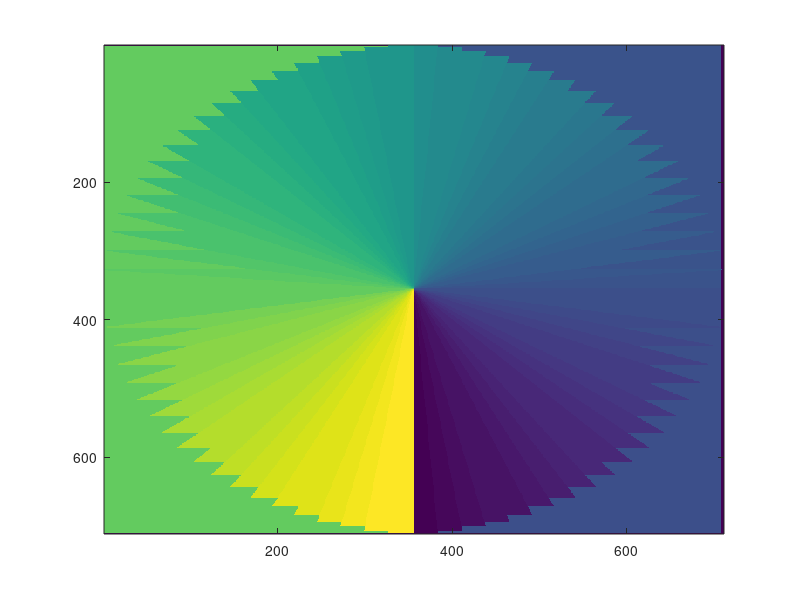

MATLAB code for this plot:
    %% Program to analyse contour of single cells, determine pilus production rate
    %% The contour will be sectioned in 80 parts via a mask. Then, the image will be processed to increase the contrast.
    %% In the last step the contoouor is created and the pass through this contour in a certain section will be measured.
    %% From these a time kymograph is created in which the passes of the T4P can be counted.

    % for new data, go through code and test your analysis, adjust
    % thresholds, contrast and filters



    close all;
    clear all;
    clc;
    % Read in your file where you saved the videos .nd2 format
    allpath = {'your folder path'};

    % Create path to save you analysis
    allsavepath = {'your folder path'};

    %% Create circular mask for sections
    mapx=710;
    mapy=710;

    n=80 % number of sections

    x = 0:mapx;
    y = 0:mapy;
    [xx yy] = meshgrid(x,y);
    u = zeros(size(xx));
    u(1:mapx/2,1)=1;
    X1=[u(1:mapx/2,1)];
    Y1=zeros(length(X1),1);
    Xsrotar=[];
    Ystorar=[];

    anghelp =-180/pi *(4*pi/(2*n));
    count=1;
    for j=1:n
        i=j;

        ang =j*anghelp;  % degrees

        Xc =mapx/2;  % X center of rotation
        Yc = mapy/2;  % Y center of rotation
        % Shift X/Y to the rotation center
        Xshift = X1;
        Yshift = Y1;
        for i=1:length(X1)
            Xsrot =  round(i*(Xshift(i)*cosd(ang) + Yshift(i)*sind(ang)));
            Ysrot =   round(i*(-Xshift(i)*sind(ang) + Yshift(i)*cosd(ang)));

            Xsrotar=[Xsrotar; Xsrot];
            Ystorar=[Ystorar; Ysrot];
            if Ysrot ==0 || Xsrot==0
                Ysrot=[];
                Xsrot=[];
            end
            u(Xsrot+Xc,Ysrot+Yc)=count;

        end

        count=count+1;

        if j==20
            count=count+1;
        elseif j==61
            count=count+1;

        end

    end

    % Fill up your mask matrix with indices

    % left upper quartile

    for i =2:mapx/2+1
        for j =3:mapy/2
            if u(i,j)==0 && u(i,j-1)~= 0
                u(i,j)=u(i,j-1);
            elseif u(i,j)==0 && u(i,j-1)== 0
                u(i,j-2)=61;
            end

        end
    end

    %right top quartile


    for i =1:mapx/2-1
        for j =1:mapy/2

            k=mapy-j+1;
            if u(i,k)==0 && u(i,k+1)~= 0
                u(i,k)=u(i,k+1);
            elseif u(i,k)==0 && u(i,k+1)== 0
                u(i,k-2)=21;
            end

        end
    end

    %left bottom quartile
    for i =mapx/2:mapx
        for j =3:mapy/2
            if u(i,j)==0 && u(i,j-1)~= 0
                u(i,j)=u(i,j-1);
            elseif u(i,j)==0 && u(i,j-1)== 0
                u(i,j-2)=62;
            end

        end
    end

    %rigth bottom quartile

    for i =mapx/2:mapx
        for j =1:mapy/2
            k=mapy-j+1;
            if u(i,k)==0 && u(i,k+1)~= 0
                u(i,k)=u(i,k+1);
            elseif u(i,k)==0 && u(i,k+1)== 0
                u(i,k-2)=20;
            end

        end
    end

    %delete zeros

    for i =1:mapx
        for j =2:mapy/2
            if u(i,j)==0 && u(i,j-1)~= 0
                u(i,j)=u(i,j-1);

            end

        end
    end

    % Figure to test the mask:
    figure();
    imagesc(u);
    hold off

    bins=unique(u); % Test if you have unique bins


    %% Pre-process the images


    % read out the file
    for l = 1:length(allpath)

        path = allpath{l};
        savepath = allsavepath{l};
        C = strsplit(path,'\');
        Folder = C{end};
        files = dir(fullfile(path,'*.nd2'));
        for d =1:size(files,1)
            % bring frames of video in right format

            arrtmp = split(files(d).name,'.');
            arr = arrtmp{1,1};
            arr2 = [Folder,arr];
            if ~exist([savepath,'\',arr2],'dir')
                mkdir([savepath,'\',arr2])

                xyscale = 0.0792354; % Adjust xy scale of images
                meta = imreadND2_meta([path '\' arr '.nd2']);
                [img] = imreadND2A( meta,1,1);
                img = squeeze(img);
                allmin = min(img(:));
                allminhelp=allmin;
                allmax = max(img(:));
                allmaxhelp=allmax;
                img(1,1,1) = allmin;
                img=uint8(fix(((255.0+1)*single(img-allmin)-1)/single(allmax-allmin)));

                f1=figure('Name','Where is the cell?'); imagesc(imadjust(img(:,:,1),[0 0.05])); colormap('winter')
                coord=round(ginput(1)); close(f1) % Choose cell in graphical user interface

                %delete background
                f2=figure('Name','Where is the background?'); imagesc(imadjust(img(:,:,1),[0 0.05])); colormap('winter')
                coord2=round(ginput(1)); close(f2) % choose position of background to substract it from image intensity



                %%  Determine ROI and substract background, increase the contrast to create the mask for the contour

                Roisize=50; % Set Roi Size, if you would like to analyse colony, increase
                % loop to crop image:
                if coord(2)-Roisize >0
                    borderx1=coord(2)-Roisize;
                else
                    borderx1=1;
                end
                if coord(2)+Roisize <size(img,2)
                    borderx2=coord(2)+Roisize;
                else
                    borderx2=size(img,2);
                end
                if coord(1)-Roisize>0
                    bordery1=coord(1)-Roisize;
                else
                    bordery1=1;
                end
                if coord(1)+Roisize <size(img,2)
                    bordery2=coord(1)+Roisize;
                else
                    bordery2=size(img,2);
                end

                % end up with img, which is cropped and background is substracted

                imgraw=img(borderx1:borderx2,bordery1:bordery2,:);
                length1=size(imgraw,1);
                length2=size(imgraw,2);
                background=img(coord2(2)-floor(length1/2):coord2(2)+floor(length1/2),coord2(1)-floor(length2/2):coord2(1)+floor(length2/2),:);
                img=imgraw-background;


                % gaussian filter to smooth the background
                imghelp=imgaussfilt(img(:,:,1));
                % dependent on image quality set an intensity threshold I_threshold to discard pixel
                % intensities
                I_threshold=20;
                for sd=1:size(imghelp,2)
                    for ds=1:size(imghelp,1)
                        if imghelp(ds,sd)<I_threshold
                            imghelp(ds,sd)=0;
                        end
                    end
                end

                %% Create contour: first binarize image,

                %binarize image:
                binaryimg=imbinarize(imghelp, 'global');

                %create mask, by first expand binarized image and then substract to end up
                %with contour:

                Size=8; %control=9; azi=7; cef=13 (Size for expanding, depends on cell size, so make sure that this value matches your needs)
                SE = strel('disk',Size-3,4);
                BW2 = imdilate(binaryimg,SE); % expand
                SE2 = strel('disk',Size-1,4);
                BW3 = imdilate(binaryimg,SE2); % expand
                Mask=BW3-BW2; % Finale mask by substracting the two expansions

                %% Process image further to get the pili visible

                fltr4img = [1 1 1 1 1; 1 2 2 2 1; 1 2 4 2 1; 1 2 2 2 1; 1 1 1 1 1]; % Median Filter
                fltr4img = fltr4img / sum(fltr4img(:));


                Movie = zeros(size(img,1),size(img,2),size(img,3),'uint8'); %now loop over the whole movie to process the frames
                for i = 1:size(img,3)
                    imgunfiltered=wiener2(imadjust(medfilt2(img(:,:,i)),[0 0.1]),[4 4]);% set the contrast, depends on image quality %before 0 0.02 and 3 3
                    imgfltrd = filter2( fltr4img ,imsharpen(imgunfiltered,'Radius',0.2,'Amount',1) ); % sharpend and median filter to increase image quality
                    Movie(:,:,i)=imgfltrd;
                end
                % Play movie and control if you are satisfied with the image settings
                handle=implay(Movie);
                handle.Parent.Position = [100 100 700 550];
                set(0,'showHiddenHandles','on')
                fig_handle = gcf ;
                fig_handle.findobj % to view all the linked objects with the vision.VideoPlayer
                ftw = fig_handle.findobj ('TooltipString', 'Maintain fit to window');   % this will search the object in the figure which has the respective 'TooltipString' parameter.
                ftw.ClickedCallback()

                % Cut the movie if necessary, here 380 frames:
                Moviecutted=Movie(:,:,1:380);
                Moviecutted=imgaussfilt(Moviecutted,1); % apply again a gaussian filter to smooth the images:

                % determine center of mass
                Moviebinarize=imbinarize(Moviecutted, 'global');
                CoM=regionprops(Moviebinarize(:,:,200),'centroid'); % is determined from 200th frame here
                Pili=[];

                if size(CoM,1)==1 % just to make sure, there is no neighbouring cell and the Center of Mass is well defined
                    for t=1:size(Moviecutted,3)

                        s = regionprops(Moviebinarize(:,:,t),'centroid'); % determine for every frame is cell is moving
                        % get get indices from conour in array, just another format:
                        Arraymask=[];
                        for h=1:size(Mask,1)
                            for g=1:size(Mask,2)
                                if Mask(h,g)~=0
                                    Arraymask=[Arraymask; h g];
                                end
                            end
                        end
                        % read out pixel values along contour

                        try %sometimes errors happens here and I dont want the whole folder to stop analysing

                            % Crop the movie
                            mapxs=round(mapx+(Roisize-s.Centroid(2))); % crop the movie
                            mapys=round(mapy+(Roisize-s.Centroid(1))); % crop the movie

                            Cutted_u=u(mapxs/2-50:mapxs/2+50,mapys/2-50:mapys/2+50);
                            % now compare mask and image to get intensity values:
                            len_binning=size(Moviecutted(:,:,t),1);
                            ind_binning=unique(Cutted_u);

                            Binnedint=[];
                            for a=1:length(ind_binning)
                                indi=ind_binning(a);
                                help=[];
                                for g=1:size(Moviecutted(:,:,1),1)
                                    for f=1:size(Moviecutted(:,:,1),2)
                                        if Mask(g,f)==1 && Cutted_u(g,f)==indi
                                            help=[help; Moviecutted(g,f,t)]; % sometimes if contour is not smooth more than 1 Pixel beongs to one section, take the average:
                                        end
                                    end
                                end
                                Int_binned=sum(help)/length(help); % For averaging
                                Binnedint=[Binnedint; Int_binned] ;
                            end

                            Pili=[Pili Binnedint]; % Save pixels values of contour for each frame to build kymograph

                        catch
                        end
                    end

                    % check how Pili plot look like:
                    figure();
                    imagesc(Pili);
                    hold off

                    figure();
                    Pili=255.*Pili./max(max(Pili));% just increase the contrast a bit for the contur
                    imagesc(Pili)
                    hold off


                    figure();
                    imagesc(Pili);
                    hold off


                    %%Save RGB Image to see how contour looks like:
                    figure();

                    R(:,:) = uint8(Mask*255);
                    G(:,:) =uint8(Moviecutted(:,:,3));
                    B(:,:) = uint8(Cutted_u.*255./40);
                    RGB=cat(3,R,G,B);
                    rgbfigure=imshow(RGB);
                    hold off
                    %% create finale kymograph
                    Piliadded=[Pili;Pili(1:5,1:end)]; % Extend Matrix if there pili at the edge of (1 or 80 section)
                    figure();
                    imagesc(Piliadded);
                    hold off

                    %substract once again the backrgound of the kymograph to
                    %make analysis easier
                    Piliadded=Piliadded-mean(Piliadded(1:end,size(Piliadded,2)-10:size(Piliadded,2)),2);figure(); imagesc(Piliadded); hold off;
                    % check if this is satisying, otherwise adjust
                    figure();
                    imagesc(Piliadded);
                    hold off
                    %clean up, if intensities are below threshold: here 40
                    I_p_threshold=40;
                    for q=1:size(Piliadded,1)
                        for p=1:size(Piliadded,2)
                            if Piliadded(q,p)<I_p_threshold;
                                Piliadded(q ,p)=0;
                            end
                        end
                    end
                    figure();
                    imagesc(Piliadded);
                    hold off
                    % apply first a wiener filter, than increase filamentous
                    % strcutures and next smooth the kymograph via a gaussian
                    % filter:
                    Piliadded=imgaussfilt(fibermetric(wiener2(Piliadded,[3 3]),3,'ObjectPolarity','bright'),1);

                    % check if the kymograph is satisyfying?
                    figure();
                    imagesc(Piliadded);
                    hold off


                    Peaks=[];
                    for k=1:size(Piliadded,2)
                        locs=0.1;
                        % findpeaks is a matlab function, here useful to find
                        % the pili along the contour
                        [pks,locs]=findpeaks(Piliadded(:,k));
                        if locs>0.1
                            A=[];
                            for p=1:length(locs)
                                A=[A;locs(p) k];
                            end
                            Peaks=[Peaks; A];
                        end
                    end

                    Pilitofill=zeros(size(Piliadded));

                    for z=1:length(Peaks)
                        Pilitofill(Peaks(z,1),Peaks(z,2))=1; % create binary 'where is pili present' mask
                    end

                    [L,n] = bwlabel(Pilitofill);
                    Pii=zeros(size(L));
                    %loop to clean up matrix of where pili are present
                    for b=1:n
                        [row,col]=find(L==b);
                        rowcol=[row col];
                        rowstar=rowcol(1,1);
                        if size(rowcol,1)>8
                            for y=rowcol(:,2)
                                Pii(rowstar,y)=1;
                            end
                        end
                    end

                    %just transform matrix
                    Pili=Pii;
                    Pili=Pili';



                    %final figure for where are pili present!
                    figure();

                    Red(:,:) = uint8(Pili'*150);
                    Blue(:,:) = uint8(zeros(size(Pili',1),(size(Pili',2))));
                    Green(:,:) =uint8(Piliadded*100);
                    RGB1=cat(3,Red,Green,Blue);
                    handleimgpili=imshow(RGB1,'InitialMagnification',1000);
                    hold off

                    while size(findobj(handleimgpili))>0
                        pause
                    end


                    %% Here GUI to check if you are satisfied with your analysis:

                    answer = questdlg('Would you like to save?', ...
                        'Skipping',...
                        'yes','no','no');
                    % Handle response
                    switch answer
                        case 'yes'
                            savingbutton = 1;
                        case 'no'
                            savingbutton = 2;
                    end
                    if savingbutton ==1
                        % Here yo can enter name of rgb image and the file
                        % where you saved the contour
                        filenamefigure = [[savepath,'\',arr2,'\'],'rgb.png'];
                        saveas(rgbfigure, filenamefigure);
                        filename = [[savepath,'\',arr2,'\'],'Contour.mat'];
                        save(filename, 'Pili' );
                        close all;
                    else
                        close all;
                    end
                end

            end
        end
    end

